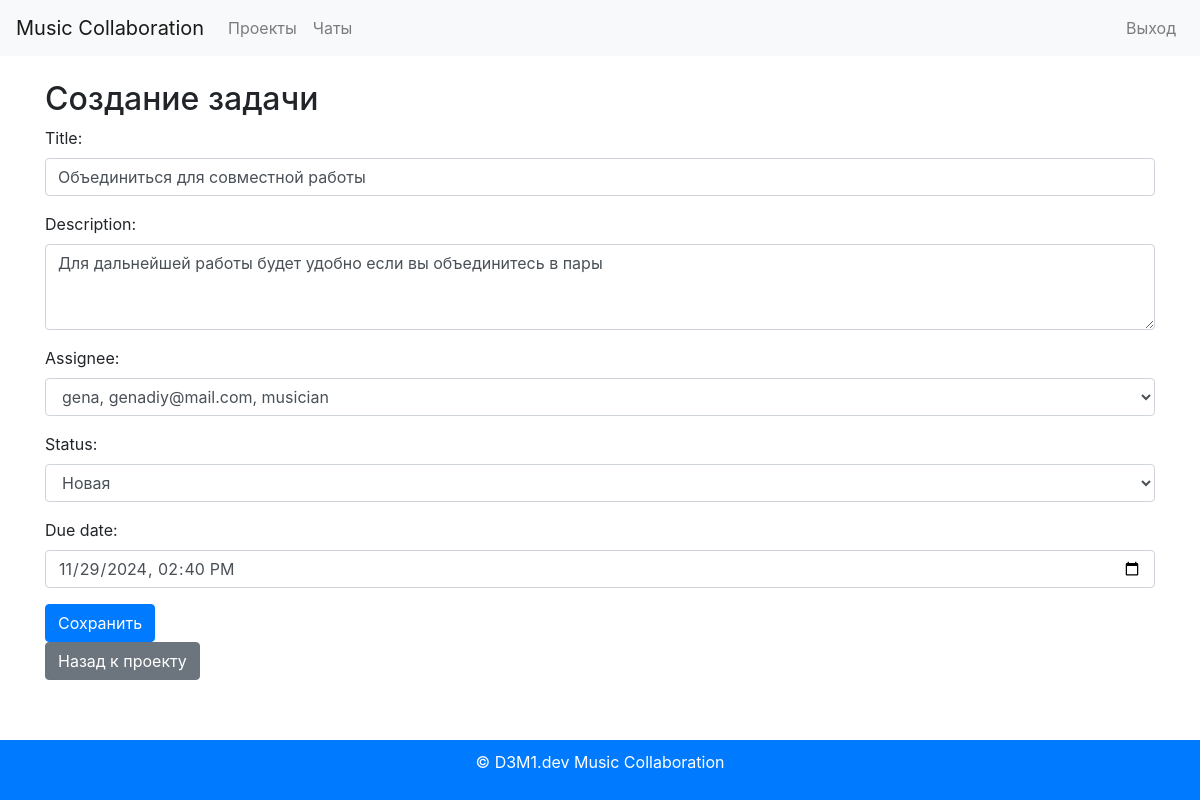
The app's page /tasks/edit/3/1/ (signed in) with its own data.
### tasks/models.py (models this page shows, shortened)
class Task(models.Model):
    STATUS_CHOICES = [
        ('new', 'Новая'),
        ('in_progress', 'В процессе'),
        ('completed', 'Завершена'),
    ]
    id = models.AutoField(primary_key=True)
    project = models.ForeignKey(Project, on_delete=models.CASCADE, related_name='tasks')  # Связь с проектом
    title = models.CharField(max_length=255)
    description = models.TextField(blank=True)  # Поле описания может быть пустым
    assignee = models.ForeignKey(User, on_delete=models.SET_NULL, null=True, blank=True)  # Исполнитель задачи
    status = models.CharField(max_length=50, choices=STATUS_CHOICES, default='new')  # Статус задачи
    due_date = models.DateTimeField(null=True, blank=True)  # Дата завершения задачи

### tasks/views.py (the view)
# urls.py: path('edit/<int:project_id>/<int:task_id>/', task_edit, name='task_edit'),  # Редактирование задачи
@login_required
def task_edit(request, project_id, task_id):
    task = get_object_or_404(Task, pk=task_id)
    if request.method == 'POST':
        form = TaskForm(request.POST, instance=task)
        if form.is_valid():
            form.save()
            return redirect('projects:project_detail', pk=project_id)
    else:
        form = TaskForm(instance=task)
    return render(request, 'tasks/task_form.html', {'form': form, 'project': task.project})

### tasks/forms.py
class TaskForm(forms.ModelForm):
    class Meta:
        model = Task
        fields = ['title', 'description', 'assignee', 'status', 'due_date']
        widgets = {
            'due_date': forms.DateTimeInput(attrs={
                'type': 'datetime-local',  # Используем тип datetime-local для ввода даты и времени
                'class': 'form-control',
            }),
            'description': forms.Textarea(attrs={
                'class': 'form-control',
                'rows': 3,
            }),
            'title': forms.TextInput(attrs={
                'class': 'form-control',
            }),
            'assignee': forms.Select(attrs={
                'class': 'form-control',
            }),
            'status': forms.Select(attrs={
                'class': 'form-control',
            }),
        }

### users/models.py (called while the page is built)
    def __str__(self):
        return f"{self.username}, {self.email}, {self.role}"

### tasks/templates/tasks/task_form.html (shortened to what this page needs)
{% extends 'base.html' %}
{% block content %}
<h2>{% if task.id %}Редактирование{% else %}Создание{% endif %} задачи</h2>
<form method="post">
    {{ form.as_p }}
    <button type="submit" class="btn btn-primary">Сохранить</button>
</form>
<a href="{% url 'projects:project_detail' project.id %}" class="btn btn-secondary">Назад к проекту</a>
{% endblock %}

### static/css/styles.css (style rules this page uses)
body { font-family: Arial, sans-serif; margin: 0; padding: 0; }
a { text-decoration: none; }

### records on screen
Task: title "Объединиться для совместной работы", description "Для дальнейшей работы будет удобно если вы объединитесь в пары", assignee "gena, genadiy@mail.com, musician", status "Новая", due_date "11/29/2024 14:40"
